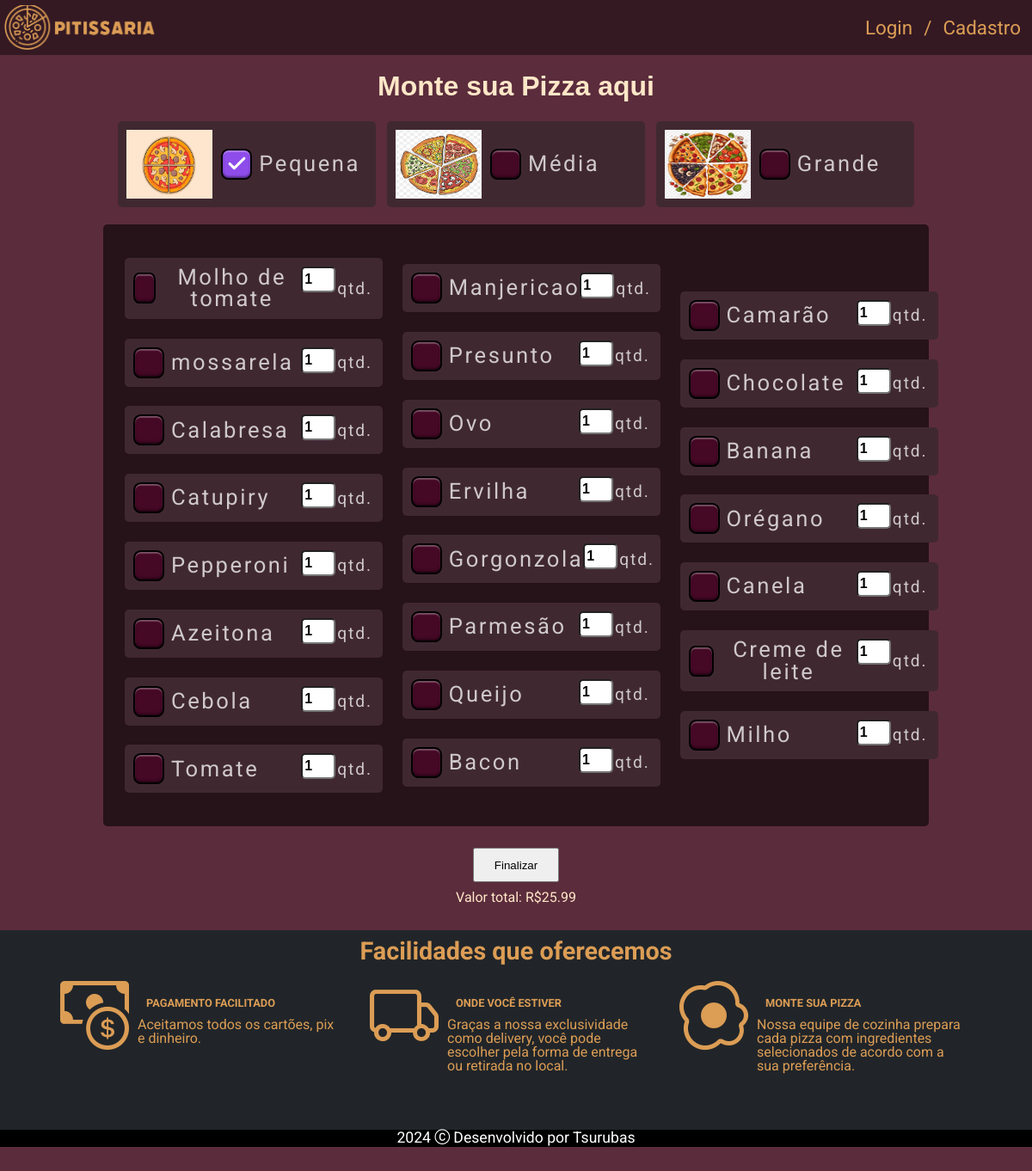
The page /paginas/pizza_montagem.php on the database its author committed.
### tables this page shows
CREATE TABLE IF NOT EXISTS ingredientes (
    id INT AUTO_INCREMENT PRIMARY KEY,
    nome VARCHAR(50) NOT NULL,
    preco DECIMAL(8,2) NOT NULL,
    data_entrada DATE NOT NULL,
    data_validade DATE NOT NULL,
    quantidade INT
);

### php/consultas/consultaDadosIngredientes.php (the view)
<?php
function exibirIngredientes() {
    require_once('../PHP/conexao/connection.php');
    $sql = "SELECT id, nome, preco, quantidade FROM ingredientes";
    $stmt = $conn->prepare($sql);
    $stmt->execute();
    $result = $stmt->fetchAll(PDO::FETCH_ASSOC);
    $initialValue = 4;
    foreach ($result as $ingrediente) {
        echo "
        <div class='card' id='". $ingrediente['id'] ."'>
            <label for='checkbox-$initialValue' class='1'>
                <input type='checkbox' id='checkbox-$initialValue' name='checkbox-$initialValue' max-length='1' value='". $ingrediente['preco'] ."'/>
                <p name='nome'>". $ingrediente['nome'] ."</p>
            </label>
            <input type='number' value='1' class='input-checkbox' min='1' max='10' name='quantidade'>
            <p class='checkbox-p'>qtd.</p>
        </div>
        ";
        $initialValue += 1;
    }
}
?>

### paginas/pizza_montagem.php (shortened to what this page needs)
<!DOCTYPE html>
<html lang="pt-br">
<head>
    <link rel="stylesheet" href="../Style/checkbox.css">
</head>
<body>
    <?php include("geral/menu.php")?>
    <?php
        include("../php/consultas/consultaDadosIngredientes.php");
    ?>
    <main class="container">
        <h1>Monte sua Pizza aqui</h1>
        <div class="container-checkbox container-pizza" id="tamanhos">
            <div class="card">
                <img class="img-pizza" src="../imagens/4pedacos.avif" alt="pizza-pequena">
                <label for="checkbox-1">
                    <input type="checkbox" id="checkbox-1" name="checkbox-1" value="25.99" max='1' min='1' max-length="1" checked>
                    <p>Pequena</p>
                </label>
            </div>
            <div class="card">
                <img class="img-pizza" src="../imagens/6pedacos.png" alt="pizza-média">
                <label for="checkbox-2">
                    <input type="checkbox" id="checkbox-2" name="checkbox-2" value="35.99" max='1' min='1' max-length="1">
                    <p>Média</p>
                </label>
            </div>
            <div class="card">
                <img class="img-pizza" src="../imagens/8pedacos.png" alt="pizza-grande">
                <label for="checkbox-3">
                    <input type="checkbox" id="checkbox-3" name="checkbox-3" value="69.99" max='1' min='1' max-length="1">
                    <p>Grande</p>
                </label>
            </div>
        </div>
        <div class="container-checkbox container-ingredientes">
            <?php exibirIngredientes();?>
        </div>
        <div class="card preco">
            <button type="submit">Finalizar</button>
            <p>Valor total: R$</p>
        </div>
    </main>
    <?php include("geral/footer.php")?>
</body>
</html>

### paginas/geral/menu.php
<link rel="stylesheet" href="../style/reset.css">
<link rel="stylesheet" href="https://cdn.jsdelivr.net/npm/bootstrap-icons@1.11.3/font/bootstrap-icons.min.css">
<link rel="stylesheet" href="../style/padrao1.css">
<nav class="menu">
    <a href="index.php"class="nav-item" id="img-logo"></a>
    <?php include('../PHP/sessao/session.php');?>
</nav>

### php/sessao/session.php (shortened to what this page needs)
<?php
    if (isset($_SESSION['sessao'])) {
        echo "
            <a href = '../paginas/index.php' class='nav-item'>Inicio</a>
            <a href = '../paginas/pizza_montagem.php' class='nav-item'>Personalizado</a>
            <a href = '../paginas/pizzas_prontas.php' class='nav-item'>Cardapio</a>
            <a href='../PHP/logout.php' class='nav-item'>Logout</a>
        ";
        if ($_SESSION['tipo_usuario'] == 'gerente') {
            echo "
                <div class='logar'>
                    <a href = '../php/lista_ingredientes.php' class='nav-item'>Ingredientes</a>
                    <a href = '../HTML/carrinho_teste.php' class='nav-item'>Carrinho</a>
                    <a href = '../php/listagem.php' class = 'nav-item'>Pizzaiolo</a>
                    <a href='../paginas/perfil.php' class='nav-item'>" . $_SESSION['username'] . "</a>
                    <span class='barra'>/</span>
                    <a href='../PHP/logout.php' class='nav-item'>logout</a>
                </div>
            ";
        }
        if ($_SESSION['tipo_usuario'] == 'cliente') {
            echo "
                <div class='logar'>
                    <a href = '../HTML/carrinho_teste.php' class='nav-item'>Carrinho</a>
                    <a href='../paginas/perfil.php' class='nav-item'>" . $_SESSION['username'] . "</a>
                    <span class='barra'>/</span>
                    <a href='../PHP/logout.php' class='nav-item'>Logout</a>
                </div>
            ";
        }
    }
    else {
        echo "<div class='logar'>
                <a href='login.php' class='nav-item'>Login</a>
                <span class='barra'>/</span>
                <a href='cadastro.php' class='nav-item'>Cadastro</a>
            </div>
        ";
    }
?>

### paginas/geral/footer.php
<footer>
    <h1>Facilidades que oferecemos</h1>
    <div class="container">
        <div class="card">
            <i class="bi bi-cash-coin fs-1"></i>
            <div>
                <h2>PAGAMENTO FACILITADO</h2>
                <p>Aceitamos todos os cartões, pix e dinheiro.</p>
            </div>
        </div>
        <div class="card">
            <i class="bi bi-truck fs-1"></i>
            <div>
                <h2>ONDE VOCÊ ESTIVER</h2>
                <p>Graças a nossa exclusividade como delivery, você pode escolher pela forma de entrega ou retirada no local.</p>
            </div>
        </div>
        <div class="card">
            <i class="bi bi-egg-fried fs-1"></i>
            <div>
                <h2>MONTE SUA PIZZA</h2>
                <p>Nossa equipe de cozinha prepara cada pizza com ingredientes selecionados de acordo com a sua preferência.</p>
            </div>
        </div>
    </div>
    <p id="copyright">2024 <i class="bi bi-c-circle"></i> Desenvolvido por Tsurubas</p>
</footer>

### Style/checkbox.css (style rules this page uses)
:root { --body-bg-color: hsl(221deg 16% 12%); --checkbox-color-hue: 331; --checkbox-color-saturation: 80; --checkbox-color-lightness: 15; --checkbox-color: hsl( calc(var(--checkbox-color-hue) * 1deg) calc(var(--checkbox-color-saturation) * 1%) calc(var(--checkbox-color-lightness) * 1%) ); --checkbox-color-light: rgba(255 255 255 / 32%); --checkbox-color-dark: rgba(0, 0, 0, 0.45); --checkbox-border-radius: 24%; --checkbox-width: 36; --checkbox-height: 36; --text-opacity: 0.75; --negative-shadow-offset: 500; --active-shadow-opacity: 0; --icon-opacity: 0; --icon-size: 1; --cubic-bezier: cubic-bezier(0.6, -1.2, 0.2, 2.2); --debug: 0; }
*, *:before, *:after { box-sizing: border-box; outline: calc(var(--debug) * 1px) dashed red; }
.container-checkbox { display: flex; flex-direction: column; justify-content: space-between; align-items: start; grid-gap: 0.8em; transform: scale(1); margin: 5px; padding: 10px; }
label[for*=checkbox] { cursor: pointer; position: relative; display: flex; align-items: center; justify-content: center; grid-gap: 8px; color: rgba(255 255 255/var(--text-opacity)); font-size: 1.6em; letter-spacing: 0.1em; font-weight: 400; transition: --text-opacity 0.2s ease; }
label[for*=checkbox]:after { content: ""; display: block; position: absolute; width: calc(var(--checkbox-width) * 1px); height: calc(var(--checkbox-height) * 1px); top: 0; left: 0; background-repeat: no-repeat; background-position: center center; background-size: 70%; border-radius: var(--checkbox-border-radius); pointer-events: none; background-image: var(--icon-check); filter: invert(100%); opacity: var(--icon-opacity); transform: scale(var(--icon-size)); transition: opacity 0.3s ease, filter 0.3s ease, transform 0.3s var(--cubic-bezier); }
label[for*=checkbox]:has(input[type=checkbox]:checked):after { --icon-opacity: 1; filter: invert(0%); }
label[for*=checkbox] input[type=checkbox] { appearance: none; cursor: pointer; margin: 0; background: var(--checkbox-color); width: calc(var(--checkbox-width) * 1px); height: calc(var(--checkbox-height) * 1px); border: calc(calc(var(--checkbox-width) / 15) * 1px) solid black; border-radius: var(--checkbox-border-radius); box-shadow: inset 0 0 calc(calc(var(--checkbox-width) / 10) * 1px) rgba(0 0 0/calc(var(--active-shadow-opacity))), inset 0 calc(calc(var(--checkbox-width) / 20) * 1px) calc(calc(var(--checkbox-width) / 30) * 1px) calc(calc(var(--checkbox-width) / var(--negative-shadow-offset)) * -1px) var(--checkbox-color-light), inset 0 calc(calc(var(--checkbox-width) / 20) * -1px) calc(calc(var(--checkbox-width) / 15) * 1px) calc(calc(var(--checkbox-width) / var(--negative-shadow-offset)) * -1px) var(--checkbox-color-dark); transition: --checkbox-color-hue 0.1s ease, --checkbox-color-saturation 0.1s ease, --checkbox-color-lightness 0.1s ease, --checkbox-color 0s ease, --negative-shadow-offset 0.2s ease; }
label[for*=checkbox] input[type=checkbox]:active, label[for*=checkbox] input[type=checkbox]:checked { --checkbox-color-hue: 331; --checkbox-color-saturation: 80; --checkbox-color-lightness: 25; --checkbox-color: hsl( calc(var(--checkbox-color-hue) * 1deg) calc(var(--checkbox-color-saturation) * 1%) calc(var(--checkbox-color-lightness) * 1%) ); }
label[for*=checkbox] input[type=checkbox]:checked { --checkbox-color-hue: 265; --checkbox-color-saturation: 80; --checkbox-color-lightness: 61; --checkbox-color: hsl( calc(var(--checkbox-color-hue) * 1deg) calc(var(--checkbox-color-saturation) * 1%) calc(var(--checkbox-color-lightness) * 1%) ); }

### rows shown on the page
ingredientes: nome "Molho de tomate"
ingredientes: nome "mossarela"
ingredientes: nome "Calabresa"
ingredientes: nome "Catupiry"
ingredientes: nome "Pepperoni"
ingredientes: nome "Azeitona"
ingredientes: nome "Cebola"
ingredientes: nome "Tomate"
ingredientes: nome "Manjericao"
ingredientes: nome "Presunto"
ingredientes: nome "Ovo"
ingredientes: nome "Ervilha"
ingredientes: nome "Gorgonzola"
ingredientes: nome "Parmesão"
ingredientes: nome "Queijo"
ingredientes: nome "Bacon"
ingredientes: nome "Camarão"
ingredientes: nome "Chocolate"
ingredientes: nome "Banana"
ingredientes: nome "Orégano"
ingredientes: nome "Canela"
ingredientes: nome "Creme de leite"
ingredientes: nome "Milho"
